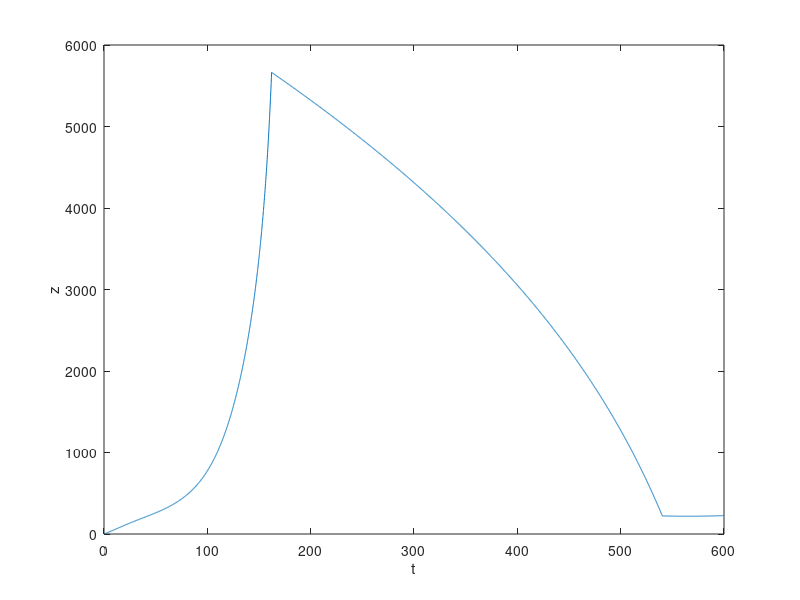

This chart was generated by the following MATLAB code:
%%%%%%%%%%%%%%%%%%%%%%%%%%%%%%%%%%%%%%%%%%%%%%%%%%%%
% RocketMan! 
% Describes the trajectory of a rocket shot vertically upward
% 
% NOTE: clear variables before each run
%%%%%%%%%%%%%%%%%%%%%%%%%%%%%%%%%%%%%%%%%%%%%%%%%%%%

%static variables
ve1=2500; ve2=3550;%exhaust velocity
dm1=251; dm2=4.1; md2=4500; %md1=20000; %dry mass and mass flow rate
G=6.67*10^-11; RE=6371000; ME=5.972*10^24; %constants
A= 113; %area of rocket 


%initialise values at t=0
z0=0; %height above earth
v0=0; %intitial radial velocity
m0=407000; m1=15500; %initial fuel masses
vt0=460; st0=0; %tangential components
tau = 0.1; %interval
maxstep = 6000; % no. of iterations
alpha=0; %angle of thrust vectoring
at=0; %initial tangential velocity
gamma=2.7;
%%%%%%%%%%%%%%%%%%%%%%%%%%%%%%%%%%%%%%%%%%%%%%%%%%%%

%assigning variables to init values
z=z0; v=v0; mf1=m0; a=0; mf2=m1; vt=vt0; st=st0;


for istep=1:maxstep
    t = (istep-1)*tau; 
    m=mf1+mf2+md2; %total mass
    rho=(1.225*exp(-(z)/8780)); %density function
    
    aFd=(0.5*0.82*rho*A*v^2)/m; %magnitude of frictional acceleration
    aFi1=ve1*(dm1/tau)/m; %magnitude of stage 1 thrust acceleration
    aFi2=ve2*(dm2/tau)/m; %magnitude of stage 2 thrust acceleration
    aFg=G*ME/((z+RE)^2); %magnitude of gravitational acceleration
    aFc=vt^2/(RE+z); %effective acceleration due to required centripetal force
    
    theta=atan2(vt-vt0,v); %angle of rocket
    phi=theta+alpha; %angle of thrust vector
    
    
    
    xplot(istep) = t;
    yplot(istep) = v;
   

    % while mf > 0
    if( mf1 > 0 )
        iter=istep;
        a_prime = aFi1 + aFc - aFg - aFd;
        aw= -(vt)*(1/(RE+z))*v -(vt)*dm1/m;
        at= aw+ aFi1;
        if (a_prime>0)
            a = a_prime;
        else
            a = 0;
        end
        mf1 = mf1-dm1;
    else
        if( mf2 > 0 )
            alpha=t*0.03;
            a = aFi2*cos(gamma) + aFc - aFg - aFd;
            mf2 = mf2-dm2;
            aw=-(vt)*(1/(RE+z))*v -(vt)*dm2/m;
            at= aw + aFi2*sin(gamma);
        else
            a= aFc -aFg - aFd;
        end
    end
    v = v+a*tau;
    z = z+v*tau;
    vt = vt + at*tau;
    st = st+vt*tau;
end


plot1=plot(xplot,yplot,'-');
xlabel('t'); ylabel('z');



%%%%%%%%%%%%%%%%%%%%%%%%%%%%%%%%%%%%%%%%%%%%%%%%%%%%
% Changelog:
% 1.0 Initialise program. Basic acceleration
% 1.1 Added in dry mass and gravitational potential
% 1.2 Added in real world values (Falcon Heavy)
% 1.3 Added in drag force
% 1.4 Verified with Falcon Heavy
% 1.5 Added in stage 2

% 2.0 Make 2D: a_r, v_t
% 2.1 a_t
% 2.2 make single loop
% 2.3 consolidated variables
% 2.4 split into radial and tangential
% 2.5 realised that theta is problematic, try simple first/  Last one with
% (problematic) theta
% 2.6 Simplified version - thrust indep of angle. Single gamma on stage 2.
% Need to solve gamma st v=0 at end of burn

%to do:
% alpha(t) st vr = 0, vt = vreq, z = zreq; -> single variable v3
% v4 -> Powell
%%%%%%%%%%%%%%%%%%%%%%%%%%%%%%%%%%%%%%%%%%%%%%%%%%%%
